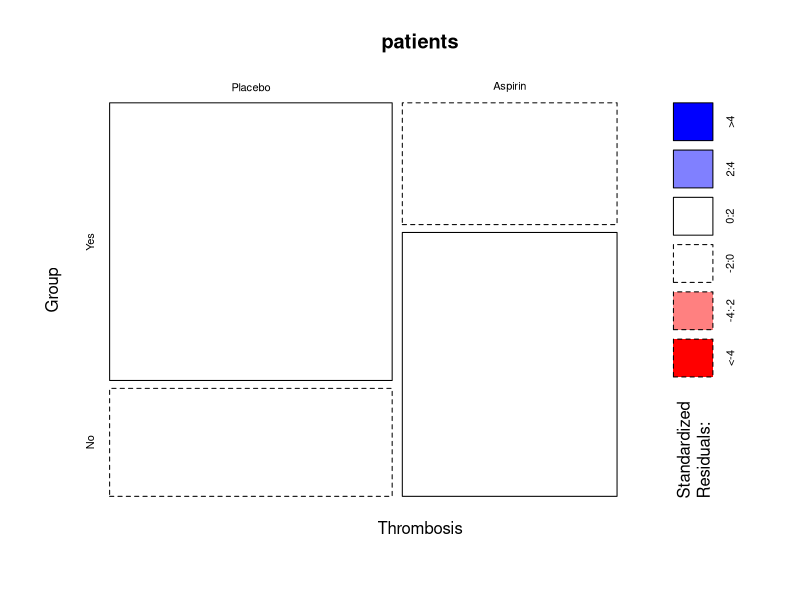
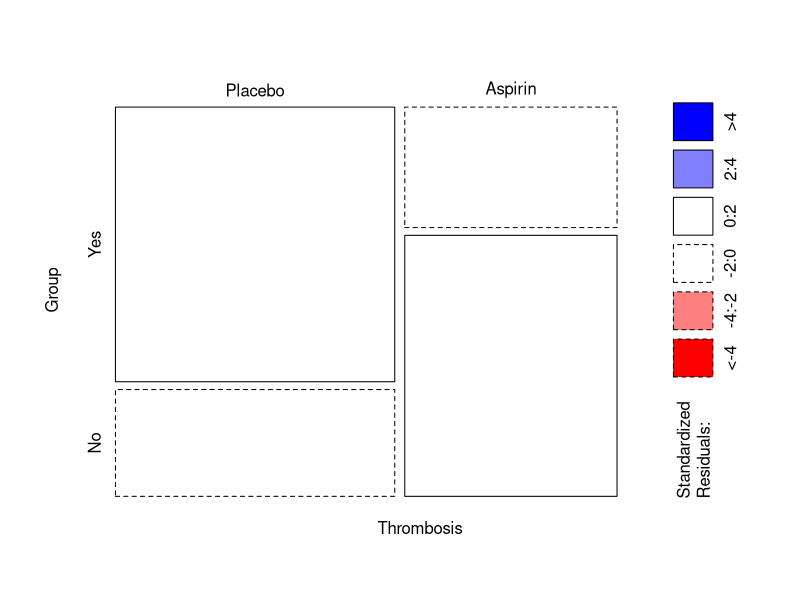
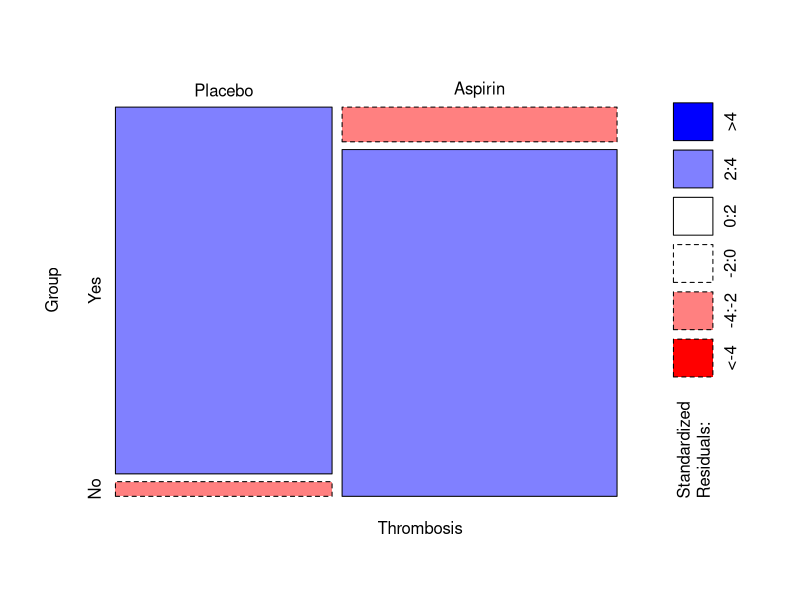

The R script that drew these images, in order:
students <- rbind(c(15,9), c(11,6))
chisq.test(students)

#воссоздадим таблицу
patients <- rbind(c(18, 7), c(6, 13))
#подпишем строки и столбцы
colnames(patients) <- c("Yes", "No")
rownames(patients) <- c("Placebo", "Aspirin")
#вот график, который нам нужен
mosaicplot(patients, color=T, shade=T, xlab="Thrombosis", ylab="Group")
#а вот так можно в точности воспроизвести рисунок, который мы видели
mosaicplot(patients, color=T, shade=T, xlab="Thrombosis", ylab="Group", cex.axis=1, main="")

#воссоздадим таблицу
patients2 <- rbind(c(25, 1), c(3, 30))
#подпишем строки и столбцы
colnames(patients2) <- c("Yes", "No")
rownames(patients2) <- c("Placebo", "Aspirin")
#вот наш график
mosaicplot(patients2, color=T, shade=T, xlab="Thrombosis", ylab="Group", cex.axis=1, main="")

fisher.test(cbind(c(1,3),c(3,1)))
